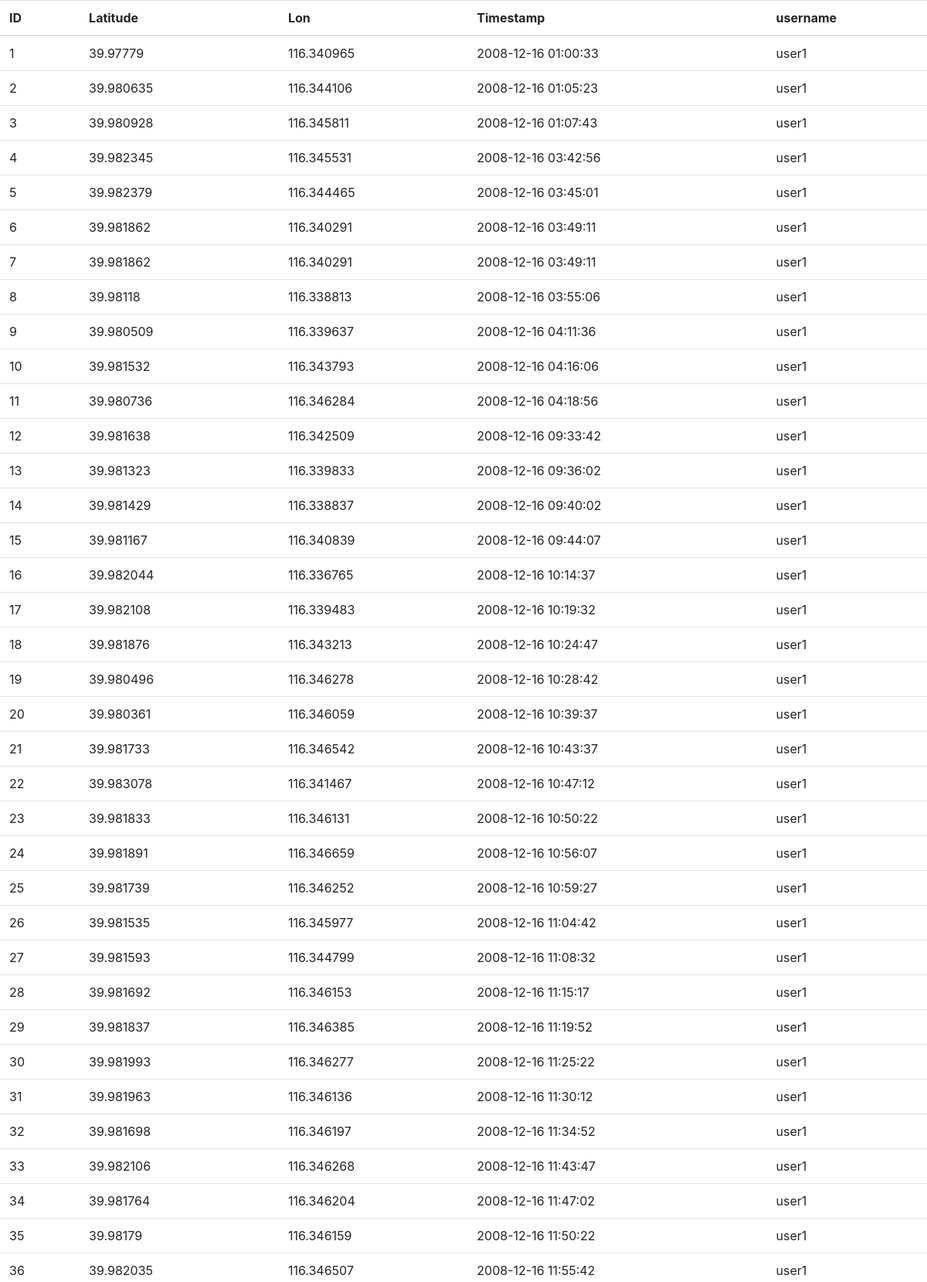
Screenshot of /table (upper part) with the database file from the repository.
### app/models.py (models this page shows, shortened)
class Location(Base):
    __tablename__ = "location"
    id = Column(Integer, primary_key=True)
    lat = Column(Float)
    lan = Column(Float)
    timestamp = Column(DateTime)
    user_id = Column(Integer, ForeignKey('user.id'))

class User(Base):
    __tablename__ = "user"
    id = Column(Integer, primary_key=True)
    username = Column(String(255), index=True, unique=True)

### app/routes.py (the view)
@app.route("/table")
def fill_table():
    locations = session.query(Location, User).join(User).add_columns(User.username, Location.id, Location.lat,
                                                                     Location.lan, Location.timestamp).all()
    return render_template('tables.html', data=locations)

### app/templates/tables.html
{% extends 'base.html' %}
{% block content %}
<table class="table table-hover">
    <thead>
      <tr>
        <th>ID</th>
        <th>Latitude</th>
        <th>Lon</th>
          <th>Timestamp</th>
          <th>username</th>
      </tr>
    </thead>
    <tbody>
     {% for row in data %}
        <tr>
        <td>{{ row['id'] }}</td>
        <td>{{ row['lat'] }}</td>
        <td>{{ row['lan'] }}</td>
        <td>{{ row['timestamp'] }}</td>
        <td>{{ row['username'] }}</td>
        </tr>
    {% endfor %}
    </tbody>
  </table>
{% endblock %}

### app/templates/base.html (shortened to what this page needs)
<html>
<head>
    <link rel="stylesheet" href="https://unpkg.com/leaflet@1.3.1/dist/leaflet.css"
/>
    <link href="http://code.jquery.com/ui/1.9.2/themes/base/jquery-ui.css" rel="stylesheet">
    <link href="https://maxcdn.bootstrapcdn.com/bootstrap/4.0.0/css/bootstrap.min.css" rel="stylesheet">
</head>
<body>
{% block content %}{% endblock %}
</body>
</html>

### rows the page displays
Location: id "1", lat "39.97779", lan "116.340965", timestamp "2008-12-16 01:00:33", username "user1"
Location: id "2", lat "39.980635", lan "116.344106", timestamp "2008-12-16 01:05:23", username "user1"
Location: id "3", lat "39.980928", lan "116.345811", timestamp "2008-12-16 01:07:43", username "user1"
Location: id "4", lat "39.982345", lan "116.345531", timestamp "2008-12-16 03:42:56", username "user1"
Location: id "5", lat "39.982379", lan "116.344465", timestamp "2008-12-16 03:45:01", username "user1"
Location: id "6", lat "39.981862", lan "116.340291", timestamp "2008-12-16 03:49:11", username "user1"
Location: id "7", lat "39.981862", lan "116.340291", timestamp "2008-12-16 03:49:11", username "user1"
Location: id "8", lat "39.98118", lan "116.338813", timestamp "2008-12-16 03:55:06", username "user1"
Location: id "9", lat "39.980509", lan "116.339637", timestamp "2008-12-16 04:11:36", username "user1"
Location: id "10", lat "39.981532", lan "116.343793", timestamp "2008-12-16 04:16:06", username "user1"
Location: id "11", lat "39.980736", lan "116.346284", timestamp "2008-12-16 04:18:56", username "user1"
Location: id "12", lat "39.981638", lan "116.342509", timestamp "2008-12-16 09:33:42", username "user1"
Location: id "13", lat "39.981323", lan "116.339833", timestamp "2008-12-16 09:36:02", username "user1"
Location: id "14", lat "39.981429", lan "116.338837", timestamp "2008-12-16 09:40:02", username "user1"
Location: id "15", lat "39.981167", lan "116.340839", timestamp "2008-12-16 09:44:07", username "user1"
Location: id "16", lat "39.982044", lan "116.336765", timestamp "2008-12-16 10:14:37", username "user1"
Location: id "17", lat "39.982108", lan "116.339483", timestamp "2008-12-16 10:19:32", username "user1"
Location: id "18", lat "39.981876", lan "116.343213", timestamp "2008-12-16 10:24:47", username "user1"
Location: id "19", lat "39.980496", lan "116.346278", timestamp "2008-12-16 10:28:42", username "user1"
Location: id "20", lat "39.980361", lan "116.346059", timestamp "2008-12-16 10:39:37", username "user1"
Location: id "21", lat "39.981733", lan "116.346542", timestamp "2008-12-16 10:43:37", username "user1"
Location: id "22", lat "39.983078", lan "116.341467", timestamp "2008-12-16 10:47:12", username "user1"
Location: id "23", lat "39.981833", lan "116.346131", timestamp "2008-12-16 10:50:22", username "user1"
Location: id "24", lat "39.981891", lan "116.346659", timestamp "2008-12-16 10:56:07", username "user1"
Location: id "25", lat "39.981739", lan "116.346252", timestamp "2008-12-16 10:59:27", username "user1"
Location: id "26", lat "39.981535", lan "116.345977", timestamp "2008-12-16 11:04:42", username "user1"
Location: id "27", lat "39.981593", lan "116.344799", timestamp "2008-12-16 11:08:32", username "user1"
Location: id "28", lat "39.981692", lan "116.346153", timestamp "2008-12-16 11:15:17", username "user1"
Location: id "29", lat "39.981837", lan "116.346385", timestamp "2008-12-16 11:19:52", username "user1"
Location: id "30", lat "39.981993", lan "116.346277", timestamp "2008-12-16 11:25:22", username "user1"
Location: id "31", lat "39.981963", lan "116.346136", timestamp "2008-12-16 11:30:12", username "user1"
Location: id "32", lat "39.981698", lan "116.346197", timestamp "2008-12-16 11:34:52", username "user1"
Location: id "33", lat "39.982106", lan "116.346268", timestamp "2008-12-16 11:43:47", username "user1"
Location: id "34", lat "39.981764", lan "116.346204", timestamp "2008-12-16 11:47:02", username "user1"
Location: id "35", lat "39.98179", lan "116.346159", timestamp "2008-12-16 11:50:22", username "user1"
Location: id "36", lat "39.982035", lan "116.346507", timestamp "2008-12-16 11:55:42", username "user1"
